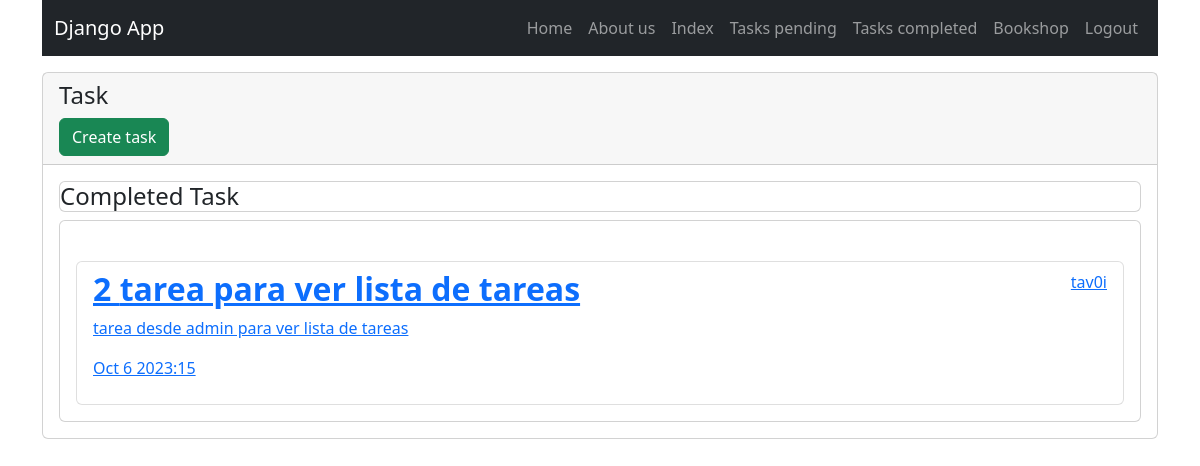
Before: /tasks/False (signed in) with the older database file.
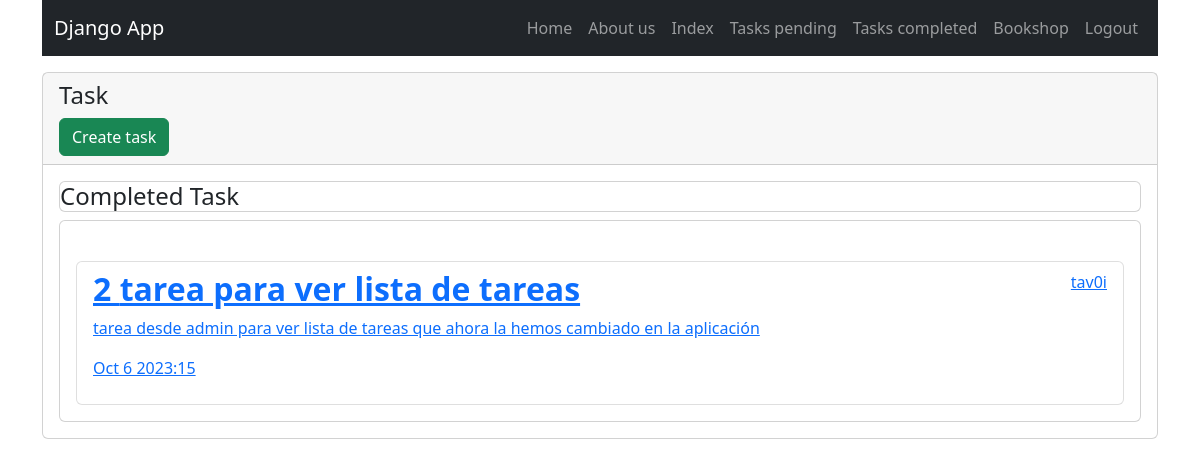
After: the same page with the newer database file.
### InstalledApps/tasks/models.py (models this page shows, shortened)
class Task(models.Model):
    title = models.CharField(max_length=100)
    description = models.TextField(blank=True)
    created = models.DateTimeField(auto_now_add=True)
    date_completed = models.DateTimeField(null=True, blank=True)
    is_important = models.BooleanField(default=False)
    user = models.ForeignKey(User, on_delete=models.CASCADE)

### InstalledApps/tasks/views.py (the view)
# urls.py: path('tasks/<str:is_not_completed>', views.tasks, name='tasks'),
@login_required
def tasks(request, is_not_completed):
    if is_not_completed == 'True':
        is_not_completed = True
    else:
        is_not_completed = False
    tasks = Task.objects.filter(
            user=request.user,
            date_completed__isnull=is_not_completed).order_by('date_completed')
    context = {
        'tasks': tasks,
    }
    if is_not_completed:
        print('pending')
        context.update({'title':'Pending Task'})
        context.update({'formaction': '/task/True'})
    else:
        print('complete')
        context.update({'title':'Completed Task'})
        context.update({'formaction': '/task/False'})
    return render(request, 'tasks.html', context)

### InstalledApps/tasks/templates/tasks.html (shortened to what this page needs)
{% extends 'base.html' %}
{% block cardtitle %}
Task
{% endblock %}
{% block cardsubtitle %}
{{title}}
{% endblock %}
{% block newbutton %}
<a name="" id="" class="btn btn-success" href="{% url 'task_create' %}" role="button">
    Create task
</a>
{% endblock %}
{% block content %}
<div class="col-md-12 offset-md-0 mt-4">
    <ul class="list-group">
        {% for task in tasks %}
        <li class="list-group-item">
            <a href="{% url 'task_detail' task.id %}">
                <header class="d-flex justify-content-between">
                    {% if task.is_important %}
                    <h2 class="fw-bold text-success">
                        {{task.id}}
                        {{task.title}}
                    </h2>
                    {% else %}
                    <h2 class="fw-bold">{{task.id}}
                        {{task.title}}
                    </h2>
                    {% endif %}
                    <p>{{task.user.username}}</p>
                </header>
                <p>{{task.description}}</p>
                <p>{{task.date_completed|date:'M j Y:i'}}</p>
            </a>
        </li>
        {% endfor %}
    </ul>
</div>
{% endblock %}

### ProDScNet/templates/base.html (shortened to what this page needs)
{% load static %}
<!doctype html>
<html lang="en">
<head>
    <link href="https://cdn.jsdelivr.net/npm/bootstrap@5.2.1/dist/css/bootstrap.min.css" rel="stylesheet"
>
</head>
<body class="content">
    <header class="container">
        {% include 'nav.html' %}
    </header>
    <main class="container">
        <section class="card my-3">
            <form id="my_form" action="{{formaction}}" enctype="{{formenctype}}" method="post">
                <div class="card-header">
                    <h4 class="card-title">
                        {% block cardtitle %}
                        {% endblock %}
                    </h4>
                    {% block newbutton %}
                    {% endblock %}
                </div>
                <div class="card-body">
                    <h4 class="card title">
                        {% block cardsubtitle %}
                        {% endblock %}
                    </h4>
                    <div class="card card-body">
                        {% block content %}
                        {% endblock %}
                    </div>
                </div>
            </form>
        </section>
    </main>
</body>
</html>

### ProDScNet/templates/nav.html (shortened to what this page needs)
<nav class="navbar navbar-expand-lg navbar-dark bg-dark">
    <div class="container">
        <a class="navbar-brand" href="/">Django App</a>
        <div class="collapse navbar-collapse" id="navbarNav">
            <ul class="navbar-nav ms-auto">
                <li class="nav-item">
                    <a href="{% url 'home'%}" class="nav-link">Home</a>
                </li>
                <li class="nav-item">
                    <a href="{% url 'about_us'%}" class="nav-link">About us</a>
                </li>
                {% if user.is_authenticated %}
                <li class="nav-item">
                    <a href="{% url 'index'%}" class="nav-link">Index</a>
                </li>
                <li class="nav-item">
                    <a href="{% url 'tasks' True %}" class="nav-link">Tasks pending</a>
                </li>
                <li class="nav-item">
                    <a href="{% url 'tasks' False %}" class="nav-link">Tasks completed</a>
                </li>
                <li class="nav-item">
                    <a href="{% url 'bookshop'%}" class="nav-link">Bookshop</a>
                </li>
                <li class="nav-item">
                    <a href="/logout" class="nav-link">Logout</a>
                </li>
                {% endif %}
            </ul>
        </div>
    </div>
</nav>

Changed rows visible on the page:
changed Task "tarea para ver lista de tareas": description "tarea desde admin para ver lista de tareas" → "tarea desde admin para ver lista de tareas que ahora la hemos cambiado en la aplicación"
